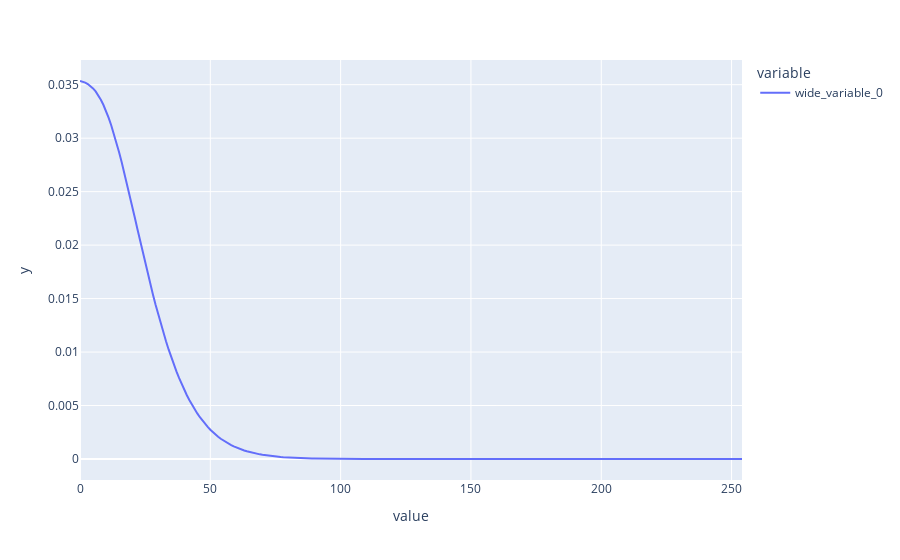

Notebook code for this chart:
### Code cell
px.line(x=[range(len(age_prior_pdf_vals_2))], y=age_prior_pdf_vals_2)

### Figure 1 — Plotly figure (JSON) as saved in the notebook; plotly's stock layout.template omitted (floating-point values rounded to 4 significant figures; data arrays with more than 128 entries replaced by an {"elided": "..."} marker saying what was removed)
{"data": [{"hovertemplate": "variable=wide_variable_0<br>value=%{x}<br>y=%{y}<extra></extra>", "legendgroup": "wide_variable_0", "line": {"color": "#636efa", "dash": "solid"}, "marker": {"symbol": "circle"}, "mode": "lines", "name": "wide_variable_0", "orientation": "v", "showlegend": true, "type": "scatter", "x": {"elided": "255 int values"}, "xaxis": "x", "y": {"elided": "255 float values"}, "yaxis": "y"}], "layout": {"legend": {"title": {"text": "variable"}, "tracegroupgap": 0}, "margin": {"t": 60}, "xaxis": {"anchor": "y", "domain": [0, 1], "title": {"text": "value"}}, "yaxis": {"anchor": "x", "domain": [0, 1], "title": {"text": "y"}}}}
